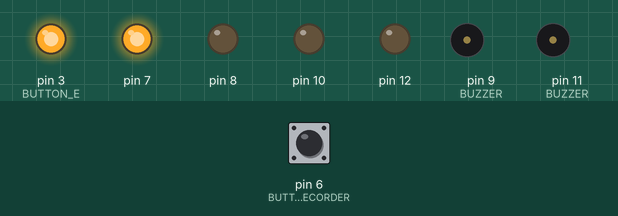
Recording of a sketch running on a simulated Arduino Uno, built with avr-gcc and run on an emulated ATmega328P. Parts: output pins drawn as LEDs (lit = HIGH), buzzer (waves = sounding, pin HIGH). The inputs (shaded band) are chosen by the test bench; at power-on: pin 6 (BUTTON_RECORDER) LOW.

Above: at 0.15 s.
At 0.75 s:
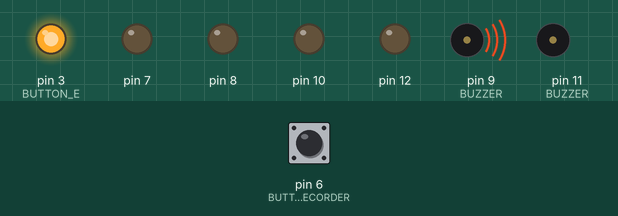
At 1.05 s:
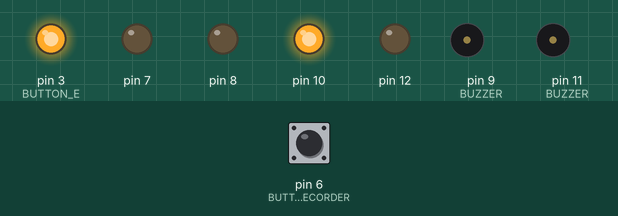
At 1.95 s:
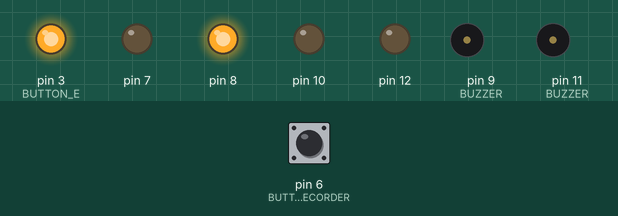
At 2.85 s:
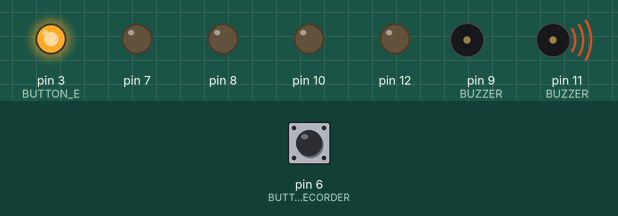
Timing chart, 0 to 3.5 s (numbered marks = the images above):
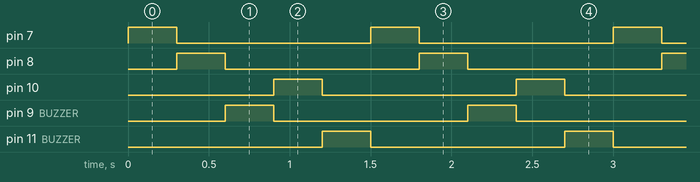

The sketch:

Buttons_Switch.ino
```cpp
// the setup function runs once when you press reset or power the board
int buttonStatus;
int mode = 0;
int currentpos = 0;

void setup() {
  // initialize digital pin 13 as an output.
  for(int i = 7; i<= 12; i++){
    pinMode(i, OUTPUT);
  }
  pinMode(3, OUTPUT);
  digitalWrite(3, HIGH);
  pinMode(6, INPUT);
  buttonStatus = digitalRead(6);
}

void lightOnly(int id) {
  int i = 0;
  for (i = 7; i <= 13; i++) {
    if (i != id) {
      digitalWrite(i, LOW);
    } else {
      digitalWrite(i, HIGH);
    }
  }
}

void switcher(){
  if(mode == 0)
    mode = 1;
  else if(mode == 1)
    mode = 0;
}

// the loop function runs over and over again forever
void loop(){
  lightOnly(currentpos + 7);
  currentpos = (mode == 1) ? (currentpos - 1) : (currentpos + 1);
  if(currentpos == -1){
    currentpos = 4;
  }
  if(currentpos == 5){
    currentpos =0;
  }
  if (digitalRead(6) == HIGH && buttonStatus == LOW){
    switcher();
  }
  delay(300);
}
```

Buzzer_Recorder.cpp
```cpp
#define BUZZER 9
#define BUTTON_RECORDER 6
#define LIGHT 13
#define BUTTON_C 1
#define BUTTON_D 2
#define BUTTON_E 3
#define NOTE_C 330
#define NOTE_D 350
#define NOTE_E 393
#define MAX_NOTES 100
#define RECORD_MODE 1
#define PLAYBACK_MODE 0
#define PRESSED 1
#define RELEASED 0
#define CLOCK_DELAY 30

long clocks = 0;

typedef struct Note {
	int button;
	int key;
	int len;
	Note() {
		button = 0;
		key = 0;
		len = 0;
	}
	Note(int _button, int _key, int _len) {
		button = _button;
		key = _key;
		len = _len;
	}
};

class Recorder {
      private:
	Note *notes;
	int mode;
	int storedCount;
	Note lastNote;

      public:
	Recorder() {
		defineMode();
		erase();
		lastNote = Note();
	}

	int Light(int pin, int status) {
		digitalWrite(pin, status);
	}

	int getButtonStatus(int pin) {
		if (digitalRead(pin) == HIGH)
			return RELEASED;
		else
			return PRESSED;
	}

	int defineMode() {
		mode = getButtonStatus(BUTTON_RECORDER) == PRESSED ? RECORD_MODE : PLAYBACK_MODE;
		return mode;
	}

	void addOneClock(Note note) {
		if (storedCount == MAX_NOTES)
			return;
		else {
			if (notes[storedCount].key == note.key) {
				notes[storedCount].len++;
				Buzzer(note);
			} else {
				storedCount++;
				notes[storedCount] = note;
				Buzzer(note);
			}
		}
	}

	void Buzzer(Note note) {
		Serial.println("Buzzer");
		if (note.key == 0) {
			noTone(lastNote.button);
			return;
		} else {
			if (lastNote.key != note.key) {
				noTone(lastNote.button);
				tone(BUZZER, note.key);
				lastNote = note;
			} else {
				lastNote = note;
			}
		}
	}

	void recordNext() {
		if (getButtonStatus(BUTTON_C) == PRESSED) {
			addOneClock(Note(BUTTON_C, NOTE_C, 0));
		} else if (getButtonStatus(BUTTON_D) == PRESSED) {
			addOneClock(Note(BUTTON_D, NOTE_D, 0));
		} else if (getButtonStatus(BUTTON_E) == PRESSED) {
			addOneClock(Note(BUTTON_E, NOTE_E, 0));
		} else {
			addOneClock(Note());
		}
	}

	void playNext() {
	}

	void erase() {
		delete notes;
		notes = new Note[MAX_NOTES];
		storedCount = 0;
	}

	void Operate() {
		Serial.println(mode);
		if (defineMode() == RECORD_MODE) {
			if (clocks % 50 < 25) {
				Light(LIGHT, 1);
			} else {
				Light(LIGHT, 0);
			}
			recordNext();
		} else if (defineMode() == PLAYBACK_MODE) {
			Light(LIGHT, 0);
		}
	}
};

void setup() {
	pinMode(BUTTON_C, INPUT_PULLUP);
	pinMode(BUTTON_D, INPUT_PULLUP);
	pinMode(BUTTON_E, INPUT_PULLUP);
	pinMode(BUTTON_RECORDER, INPUT_PULLUP);
	pinMode(BUZZER, OUTPUT);
	pinMode(BUTTON_RECORDER, OUTPUT);
	pinMode(LIGHT, OUTPUT);
	Serial.begin(115200);
}

Recorder recorder;

void loop() {
	clocks++;
	recorder.Operate();
	delay(CLOCK_DELAY);
}
```

Buzzer_recorder.ino.cpp
```cpp
#define BUZZER 11
#define BUTTON_RECORDER 9
#define NOTE_C 330
#define NOTE_D 350
#define NODE_E 393
#define RECORD_MODE 1
#define PLAYBACK_MODE 0
#define PRESSED 1
#define RELEASED 0
#define CLOCK 30

typedef struct Note {
  int key;
  int len;
};


class Recorder {
  Note* notes;
  int mode = RECORD_MODE;
  Recorder() {
	  notes = new Note[100];
  }

  int getButtonStatus(int pin) {
  if (digitalRead(pin) == HIGH)
    return RELEASED;
  else
    return PRESSED;
}
  void defineMode(){
	mode = getButtonStatus(BUTTON_RECORDER) == PRESSED ? RECORD_MODE : PLAYBACK_MODE;
  }

  void Record(){

  }
};

void setup() {
  pinMode(1, INPUT_PULLUP);
  pinMode(2, INPUT_PULLUP);
  pinMode(3, INPUT_PULLUP);
  pinMode(6, INPUT_PULLUP);
  pinMode(BUZZER, OUTPUT);
  pinMode(BUTTON_RECORDER, OUTPUT);
}

void loop() {}
```

Measured:
- by itself, pin 7, pin 8, pin 10, pin 9 (BUZZER), pin 11 (BUZZER): alternates HIGH for 0.30 s and LOW for 1.2 s
- by itself, everything shown: repeats every 1.5 s, in 5 steps
